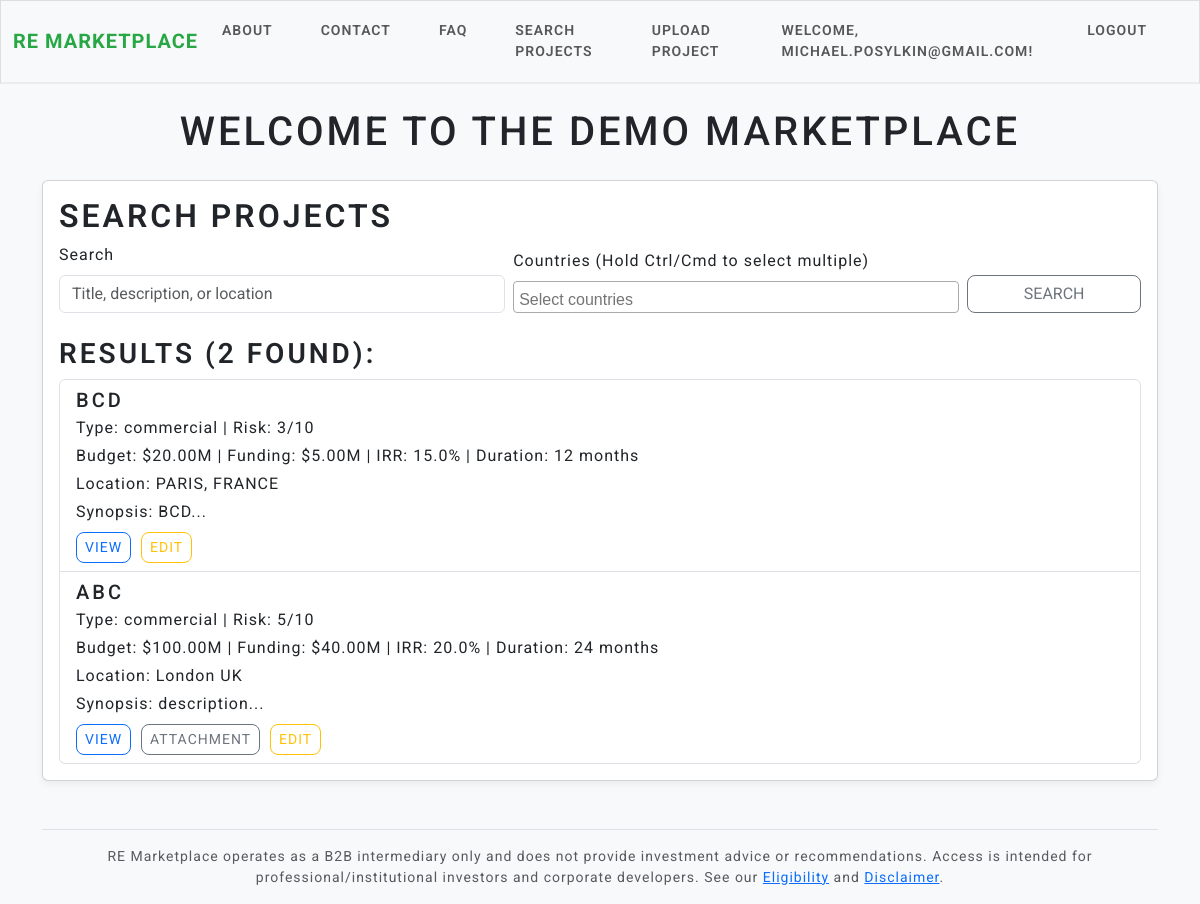
Page /search (signed in) on the committed database.
### models.py (models this page shows, shortened)
class User(UserMixin, db.Model):  # UserMixin adds login features
    id = db.Column(db.Integer, primary_key=True)
    email = db.Column(db.String(150), unique=True, nullable=False)
    password_hash = db.Column(db.String(150), nullable=False)
    role = db.Column(db.String(20), default='developer')  # 'developer' or 'investor'
    company_name = db.Column(db.String(150), nullable=True)
    position_in_company = db.Column(db.String(50), nullable=True)
    company_website = db.Column(db.String(255), nullable=True)
    company_address = db.Column(db.String(300), nullable=True)
    phone = db.Column(db.String(30), nullable=True)
    first_name = db.Column(db.String(100), nullable=True)
    surname = db.Column(db.String(100), nullable=True)
    aum = db.Column(db.Float, nullable=True)  # in millions or your preferred unit
    projects = db.relationship('Project', backref='owner', lazy=True)

class Project(db.Model):
    id = db.Column(db.Integer, primary_key=True)
    title = db.Column(db.String(200), nullable=False)
    description = db.Column(db.Text, nullable=False)
    project_type = db.Column(db.String(50), default='commercial')  # e.g., 'residential', 'commercial'
    budget = db.Column(db.Float, nullable=False)
    funding = db.Column(db.Float, nullable=False)
    duration = db.Column(db.Integer, nullable=True)
    irr = db.Column(db.Float, nullable=False)
    location = db.Column(db.String(100), nullable=False)
    risk_level = db.Column(db.Integer, default=5)  # 1-10 scale
    secured = db.Column(db.String(50), default='mezz')
    attachment_path = db.Column(db.String(300))
    timeline = db.Column(db.String(200), nullable=True)
    exit_strategy = db.Column(db.String(200), nullable=True)
    developer_tr = db.Column(db.String(200), nullable=True)
    website = db.Column(db.String(200), nullable=True)
    preapproved_facility = db.Column(db.String(100), nullable=True)
    brand_partnership = db.Column(db.String(100), nullable=True)
    MOIC_EM = db.Column(db.Float, nullable=True)
    sponsor_equity = db.Column(db.Float, nullable=False)
    location_type = db.Column(db.String(50), default='prime') # e.g., 'prime', 'non-prime'
    user_id = db.Column(db.Integer, db.ForeignKey('user.id'), nullable=False)  # New: Links to user

### app.py (the view)
@app.route('/search', methods=['GET', 'POST'])
@login_required
def search():
    form = SearchForm()
    rows = db.session.query(Project.location)\
                     .filter(Project.location.isnot(None))\
                     .distinct().order_by(Project.location).all()
    form.countries.choices = [(r[0], r[0]) for r in rows]
    query_text = ""
    selected_countries = []
    if form.validate_on_submit():          # works now because FlaskForm
        query_text = (form.query.data or "").strip()
        selected_countries = form.countries.data or []
        filters = []
        if query_text:
            like = f"%{query_text}%"
            filters.append(or_(
                Project.title.ilike(like),
                Project.description.ilike(like),
                Project.location.ilike(like)
            ))
        if selected_countries:
            filters.append(Project.location.in_(selected_countries))
        projects = Project.query.filter(*filters).order_by(Project.id.desc()).all() if filters \
                   else Project.query.order_by(Project.id.desc()).all()
    else:
        if request.method == "POST":
            query_text = (form.query.data or "").strip()
            selected_countries = form.countries.data or []
        projects = Project.query.order_by(Project.id.desc()).all()
    form.countries.data = selected_countries
    return render_template("search.html", form=form, projects=projects, query=query_text)

### app.py
class SearchForm(FlaskForm):      # <-- inherit FlaskForm
    query = StringField("Query", validators=[Optional()])
    countries = SelectMultipleField("Countries", validators=[Optional()], coerce=str)
    submit = SubmitField("Search")

### app.py (called while the page is built)
@login_manager.user_loader
def load_user(user_id):
    return User.query.get(int(user_id))

### templates/search.html (shortened to what this page needs)
{% extends "base.html" %}
{% block content %}
<div class="card">
  <div class="card-body">
    <h2 class="card-title">Search Projects</h2>
    <form method="POST" class="row g-2 align-items-end mb-4">
      <div class="col-md-5">
        <label class="form-label" for="query">Search</label>
        {{ form.query(class="form-control", id="query", placeholder="Title, description, or location", value=query) }}
      </div>
      <div class="col-md-5">
        <label class="form-label" for="countries">Countries (Hold Ctrl/Cmd to select multiple)</label>
      </div>
      <div class="col-md-2 d-grid">
        {{ form.submit(class="btn btn-outline-secondary") }}
      </div>
    </form>
    <h3>Results ({{ projects|length }} found):</h3>
    {% if projects %}
      <div class="list-group">
        {% for project in projects %}
          <div class="list-group-item">
            <h5 class="mb-1">{{ project.title }}</h5>
            <p class="mb-1">Type: {{ project.project_type }} | Risk: {{ project.risk_level }}/10</p>
            <p class="mb-1">Budget: ${{ "%.2f"|format(project.budget) }}M |
               Funding: ${{ "%.2f"|format(project.funding) }}M |
               IRR: {{ "%.1f"|format(project.irr) }}% |
               Duration: {{ project.duration }} months</p>
            <p class="mb-1">Location: {{ project.location }}</p>
            <p class="mb-2">Synopsis: {{ project.description[:200] }}...</p>
            <a class="btn btn-sm btn-outline-primary" href="{{ url_for('project_detail', project_id=project.id) }}">View</a>
            {% if project.attachment_path %}
              <a href="{{ url_for('uploaded_file', filename=project.attachment_path) }}" class="btn btn-sm btn-outline-secondary" target="_blank">Attachment</a>
            {% endif %}
            {% if current_user.is_authenticated and (current_user.role == 'admin' or current_user.id == project.user_id) %}
              <a href="{{ url_for('edit_project', project_id=project.id) }}" class="btn btn-sm btn-outline-warning">Edit</a>
            {% endif %}
          </div>
        {% endfor %}
      </div>
    {% else %}
      <p class="text-muted">No projects found.</p>
    {% endif %}
  </div>
</div>
{% endblock %}

### templates/base.html (shortened to what this page needs)
<!DOCTYPE html>
<html lang="en">
<head>
    <link rel="stylesheet" href="https://cdn.jsdelivr.net/npm/bootswatch@5.3.0/dist/lux/bootstrap.min.css">
    <link href="https://cdn.jsdelivr.net/npm/select2@4.1.0-rc.0/dist/css/select2.min.css" rel="stylesheet">
    <link rel="stylesheet" href="{{ url_for('static', filename='style.css') }}">
    <link href="https://cdn.jsdelivr.net/npm/bootstrap@5.3.2/dist/css/bootstrap.min.css" rel="stylesheet">
    <link href="https://cdn.jsdelivr.net/npm/select2@4.1.0-rc.0/dist/css/select2.min.css" rel="stylesheet">
</head>
<body>
    <nav class="navbar navbar-expand-lg navbar-light bg-light">
        <div class="container-fluid">
            <a class="navbar-brand" href="{{ url_for('home') }}">RE Marketplace</a>
            <div class="collapse navbar-collapse" id="navbarNav">
                <ul class="navbar-nav me-auto">
                    <li class="nav-item"><a class="nav-link" href="{{ url_for('about') }}">About</a></li>
                    <li class="nav-item"><a class="nav-link" href="{{ url_for('contact') }}">Contact</a></li>
                    <li class="nav-item"><a class="nav-link" href="{{ url_for('faq') }}">FAQ</a></li>
                    {% if current_user.is_authenticated %}
                        <li class="nav-item"><a class="nav-link" href="{{ url_for('search') }}">Search Projects</a></li>
                    {% endif %}
                    {% if current_user.is_authenticated and current_user.role == 'developer' %}
                        <li class="nav-item"><a class="nav-link" href="{{ url_for('upload') }}">Upload Project</a></li>
                    {% endif %}
                </ul>
                <ul class="navbar-nav">
                    {% if current_user.is_authenticated %}
                        <li class="nav-item"><span class="nav-link">Welcome, {{ current_user.email }}!</span></li>
                        <li class="nav-item"><a class="nav-link" href="{{ url_for('logout') }}">Logout</a></li>
                    {% else %}
                        <li class="nav-item"><a class="nav-link" href="{{ url_for('login') }}">Login</a></li>
                        <li class="nav-item"><a class="nav-link" href="{{ url_for('register') }}">Register</a></li>
                    {% endif %}
                </ul>
            </div>
        </div>
    </nav>
    <div class="container mt-4">
        <h1 class="text-center mb-4">Welcome to the Demo Marketplace</h1>
        {% block content %}{% endblock %}
        <footer class="border-top mt-5 py-3 small text-center text-muted">
          RE Marketplace operates as a B2B intermediary only and does not provide investment advice or recommendations.
          Access is intended for professional/institutional investors and corporate developers.
          See our <a href="{{ url_for('eligibility') }}">Eligibility</a> and <a href="{{ url_for('disclaimer') }}">Disclaimer</a>.
        </footer>
    </div>
</body>
</html>

### static/style.css (style rules this page uses)
body { background-color: #f8f9fa; font-family: 'Inter', 'Segoe UI', sans-serif; }
.card { border-radius: 1rem; box-shadow: 0 4px 8px rgba(0,0,0,0.05); }
.card-body h2, .card-body h3 { font-weight: 600; }
.btn { border-radius: 8px !important; }
.navbar { border-bottom: 2px solid rgba(0,0,0,0.05); }

### templates/base.html (style rules this page uses)
body { font-family: 'Roboto', sans-serif; background-color: #f8f9fa; }
.navbar-brand { font-weight: 700; color: #28a745 !important; }
.list-group-item .btn { margin-right: 5px; }

### rows in the picture
User: email "MICHAEL.POSYLKIN@GMAIL.COM"
Project: title "BCD", project_type "commercial", risk_level "3", budget "20.00", funding "5.00", irr "15.0", duration "12", location "PARIS, FRANCE", description "BCD"
Project: title "ABC", project_type "commercial", risk_level "5", budget "100.00", funding "40.00", irr "20.0", duration "24", location "London UK", description "description"

### other values in the picture
{{ projects|length }} "2"
